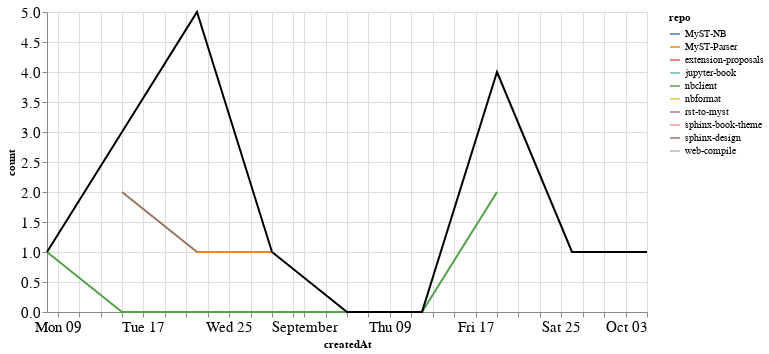

The cell this chart's notebook holds for it:
### Markdown cell above
### PRs

### Code cell
prs_time = prs.groupby('repo').resample('W', on='createdAt').count()['author'].reset_index()
prs_time = prs_time.rename(columns={'author': 'count'})
prs_time_total = prs_time.groupby('createdAt').agg({"count": "sum"}).reset_index()

ch1 = alt.Chart(prs_time, width=600).mark_line().encode(
    x='createdAt',
    y='count',
    color='repo',
    tooltip="repo"
)

ch2 = alt.Chart(prs_time_total, width=600).mark_line(color="black").encode(
    x='createdAt',
    y='count',
)

ch1 + ch2

### Figure 1 — Vega-Lite specification as saved in the notebook (floating-point values rounded to 4 significant figures)
{"config": {"axisLeft": {"labelFontSize": 15}, "axisBottom": {"labelFontSize": 15}}, "layer": [{"data": {"name": "data-3e3c5206aa350ed5c8638252cf9979a0"}, "mark": "line", "encoding": {"color": {"type": "nominal", "field": "repo"}, "tooltip": {"type": "nominal", "field": "repo"}, "x": {"type": "temporal", "field": "createdAt"}, "y": {"type": "quantitative", "field": "count"}}, "width": 600}, {"data": {"name": "data-be70edb5c9daeb375ceb2035b4133bf6"}, "mark": {"type": "line", "color": "black"}, "encoding": {"x": {"type": "temporal", "field": "createdAt"}, "y": {"type": "quantitative", "field": "count"}}, "width": 600}], "$schema": "https://vega.github.io/schema/vega-lite/v4.8.1.json", "datasets": {"data-3e3c5206aa350ed5c8638252cf9979a0": [{"repo": "MyST-NB", "createdAt": "2021-10-03T00:00:00", "count": 1}, {"repo": "MyST-Parser", "createdAt": "2021-08-22T00:00:00", "count": 1}, {"repo": "MyST-Parser", "createdAt": "2021-08-29T00:00:00", "count": 1}, {"repo": "extension-proposals", "createdAt": "2021-09-19T00:00:00", "count": 1}, {"repo": "jupyter-book", "createdAt": "2021-08-15T00:00:00", "count": 1}, {"repo": "nbclient", "createdAt": "2021-08-08T00:00:00", "count": 1}, {"repo": "nbclient", "createdAt": "2021-08-15T00:00:00", "count": 0}, {"repo": "nbclient", "createdAt": "2021-08-22T00:00:00", "count": 0}, {"repo": "nbclient", "createdAt": "2021-08-29T00:00:00", "count": 0}, {"repo": "nbclient", "createdAt": "2021-09-05T00:00:00", "count": 0}, {"repo": "nbclient", "createdAt": "2021-09-12T00:00:00", "count": 0}, {"repo": "nbclient", "createdAt": "2021-09-19T00:00:00", "count": 2}, {"repo": "nbformat", "createdAt": "2021-09-19T00:00:00", "count": 1}, {"repo": "rst-to-myst", "createdAt": "2021-08-22T00:00:00", "count": 2}, {"repo": "sphinx-book-theme", "createdAt": "2021-08-22T00:00:00", "count": 1}, {"repo": "sphinx-design", "createdAt": "2021-08-15T00:00:00", "count": 2}, {"repo": "sphinx-design", "createdAt": "2021-08-22T00:00:00", "count": 1}, {"repo": "web-compile", "createdAt": "2021-09-26T00:00:00", "count": 1}], "data-be70edb5c9daeb375ceb2035b4133bf6": [{"createdAt": "2021-08-08T00:00:00", "count": 1}, {"createdAt": "2021-08-15T00:00:00", "count": 3}, {"createdAt": "2021-08-22T00:00:00", "count": 5}, {"createdAt": "2021-08-29T00:00:00", "count": 1}, {"createdAt": "2021-09-05T00:00:00", "count": 0}, {"createdAt": "2021-09-12T00:00:00", "count": 0}, {"createdAt": "2021-09-19T00:00:00", "count": 4}, {"createdAt": "2021-09-26T00:00:00", "count": 1}, {"createdAt": "2021-10-03T00:00:00", "count": 1}]}}
